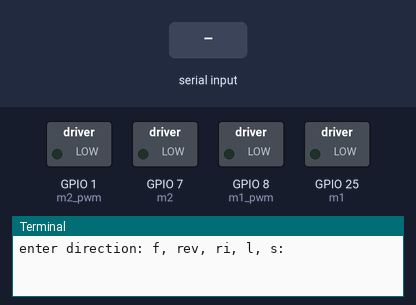
Simulated run of this program. Board: Raspberry Pi (BCM pin numbers). Shown: switched loads named in the program (green lamp = pin HIGH), the last lines printed to the terminal. Inputs (shaded band) come from the test bench.

Above: at 1.2 s.
1.3 s: "f" typed at the terminal, then Enter
At 2.1 s:
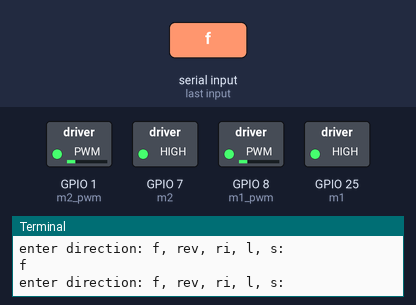
2.8 s: "rev" typed at the terminal, then Enter
At 3.2 s:
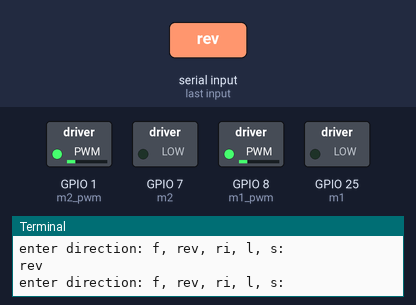
4.3 s: "ri" typed at the terminal, then Enter
At 5.5 s:
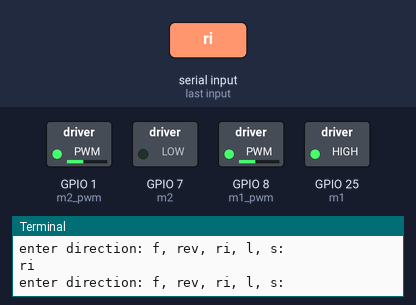
5.8 s: "l" typed at the terminal, then Enter
At 6.7 s:
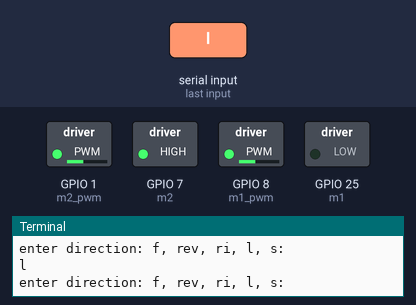
7.3 s: "1" typed at the terminal, then Enter
At 7.8 s:
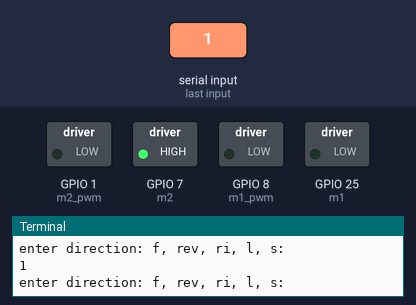
Timing chart, 0 to 9.8 s (numbered marks = the images above; inputs shaded):
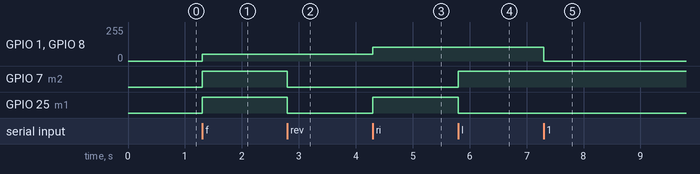

Measured:
- after the input at 1.3 s, GPIO 1 (m2_pwm), GPIO 8 (m1_pwm): 0/255 → 51/255 at once; GPIO 7 (m2), GPIO 25 (m1): LOW → HIGH at once
- after the input at 2.8 s, GPIO 7 (m2), GPIO 25 (m1): HIGH → LOW at once
- after the input at 4.3 s, GPIO 1 (m2_pwm), GPIO 8 (m1_pwm): 51/255 → 102/255 at once; GPIO 25 (m1): LOW → HIGH at once
- after the input at 5.8 s, GPIO 7 (m2): LOW → HIGH at once; GPIO 25 (m1): HIGH → LOW at once
- after the input at 7.3 s, GPIO 1 (m2_pwm), GPIO 8 (m1_pwm): 102/255 → 0/255 at once

The program:

motorsTeleCytron.py
```python
import RPi.GPIO as gpio
import time as t

m1 = 25
m1_pwm = 8
m2 = 7
m2_pwm = 1

speed1 = 20
off_speed1 = 20
speed2 = 20
off_speed2 = 20

gpio.setmode(gpio.BCM)
gpio.setup(m1, gpio.OUT)
gpio.setup(m1_pwm, gpio.OUT)
gpio.setup(m2, gpio.OUT)
gpio.setup(m2_pwm, gpio.OUT)

p1 = gpio.PWM(m1_pwm, 1000)
p2 = gpio.PWM(m2_pwm, 1000)

p1.start(0)
p2.start(0)

"""
for cytron:

--------  m1   m1_pwm   m2   m2_pwm
Forward   1       1      1      1
Right     1       1      0      1
Left      0       1      1      1
Stop      x       0      x      0
Reverse   0       1      0      1
"""


#Motor 1 and 2 forward
def forward(secs = 60):
#     start = t.time()
#     while t.time()-start<secs:
        p1.ChangeDutyCycle(speed1)
        p2.ChangeDutyCycle(speed2)
        gpio.output(m1, gpio.HIGH)
        gpio.output(m2, gpio.HIGH)

def reverse(secs = 60):
#     start = time.time()
#     while time.time()-start<secs:
        p1.ChangeDutyCycle(speed1)
        p2.ChangeDutyCycle(speed2)
        gpio.output(m1, gpio.LOW)
        gpio.output(m2, gpio.LOW)

def right(secs = 60):
#     start = t.time()
#     while t.time()-start<secs:
        p1.ChangeDutyCycle(speed1+off_speed1)
        p2.ChangeDutyCycle(speed2+off_speed2)
        gpio.output(m1, gpio.HIGH)
        gpio.output(m2, gpio.LOW)

def left(secs = 60):
#     start = t.time()
#     while t.time()-start<secs:
        p1.ChangeDutyCycle(speed1+off_speed1)
        p2.ChangeDutyCycle(speed2+off_speed2)
        gpio.output(m1, gpio.LOW)
        gpio.output(m2, gpio.HIGH)

def stop():
    p1.ChangeDutyCycle(0)
    p2.ChangeDutyCycle(0)

def init():
    gpio.setmode(gpio.BCM)
    gpio.setup(m1, gpio.OUT)
    gpio.setup(m1_pwm, gpio.OUT)
    gpio.setup(m2, gpio.OUT)
    gpio.setup(m2_pwm, gpio.OUT)

    p1 = gpio.PWM(m1_pwm, 1000)
    p2 = gpio.PWM(m2_pwm, 1000)

    p1.start(50)
    p2.start(50)

    t.sleep(3)

    p1.ChangeDutyCycle(0)
    p2.ChangeDutyCycle(0)


if __name__ == '__main__':
    #init()
    while True:
        v = input("enter direction: f, rev, ri, l, s: ")
        if (v=='f'):
            forward()
        elif (v=="rev"):
            reverse()
        elif (v=="ri"):
            right()
        elif (v=='l'):
            left()
        else:
            stop()
```
